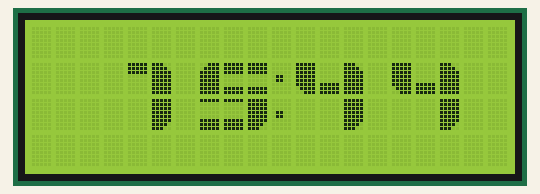
Bench run of a sketch on a simulated Arduino Uno, built with avr-gcc and run on an emulated ATmega328P. On the bench: 20×4 character LCD.

Above: at 0.2 s.

The sketch:

sketch.ino
```cpp
#include <LiquidCrystal_I2C.h>

#define DISPLAY_ADDR 0x27
LiquidCrystal_I2C lcd(DISPLAY_ADDR, 20, 4);

uint8_t x = 3;
uint8_t y = 1;

void setup()
{
  lcd.init();
  lcd.backlight();
  lcd.clear();

  uint8_t LT[8] = {0b00111, 0b01111, 0b11111, 0b11111, 0b11111, 0b11111, 0b11111, 0b11111};
  uint8_t UB[8] = {0b11111, 0b11111, 0b11111, 0b00000, 0b00000, 0b00000, 0b00000, 0b00000};
  uint8_t RT[8] = {0b11100, 0b11110, 0b11111, 0b11111, 0b11111, 0b11111, 0b11111, 0b11111};
  uint8_t LL[8] = {0b11111, 0b11111, 0b11111, 0b11111, 0b11111, 0b11111, 0b01111, 0b00111};
  uint8_t LB[8] = {0b00000, 0b00000, 0b00000, 0b00000, 0b00000, 0b11111, 0b11111, 0b11111};
  uint8_t LR[8] = {0b11111, 0b11111, 0b11111, 0b11111, 0b11111, 0b11111, 0b11110, 0b11100};
  uint8_t UMB[8] = {0b11111, 0b11111, 0b11111, 0b00000, 0b00000, 0b00000, 0b11111, 0b11111};
  uint8_t LMB[8] = {0b11111, 0b00000, 0b00000, 0b00000, 0b00000, 0b11111, 0b11111, 0b11111};

  lcd.createChar(0, LT);
  lcd.createChar(1, UB);
  lcd.createChar(2, RT);
  lcd.createChar(3, LL);
  lcd.createChar(4, LB);
  lcd.createChar(5, LR);
  lcd.createChar(6, UMB);
  lcd.createChar(7, LMB);

  lcd.setCursor(x + 1, y);
  lcd.write(1);
  lcd.write(2);
  lcd.setCursor(x + 2, y + 1);
  lcd.write(5);

  lcd.setCursor(x + 4, y);
  lcd.write(0);
  lcd.write(6);
  lcd.write(6);
  lcd.setCursor(x + 4, y + 1);
  lcd.write(7);
  lcd.write(7);
  lcd.write(5);

  lcd.setCursor(x + 8, y);
  lcd.write(3);
  lcd.write(4);
  lcd.write(2);
  lcd.setCursor(x + 8 + 2, y + 1);
  lcd.write(5);

  lcd.setCursor(x + 12, y);
  lcd.write(3);
  lcd.write(4);
  lcd.write(2);
  lcd.setCursor(x + 12 + 2, y + 1);
  lcd.write(5);
}

void loop()
{
  lcd.setCursor(x + 7, y);
  lcd.write(165);
  lcd.setCursor(x + 7, y + 1);
  lcd.write(165);
  delay(500);

  lcd.setCursor(x + 7, y);
  lcd.write(32);
  lcd.setCursor(x + 7, y + 1);
  lcd.write(32);
  delay(500);
}
```
